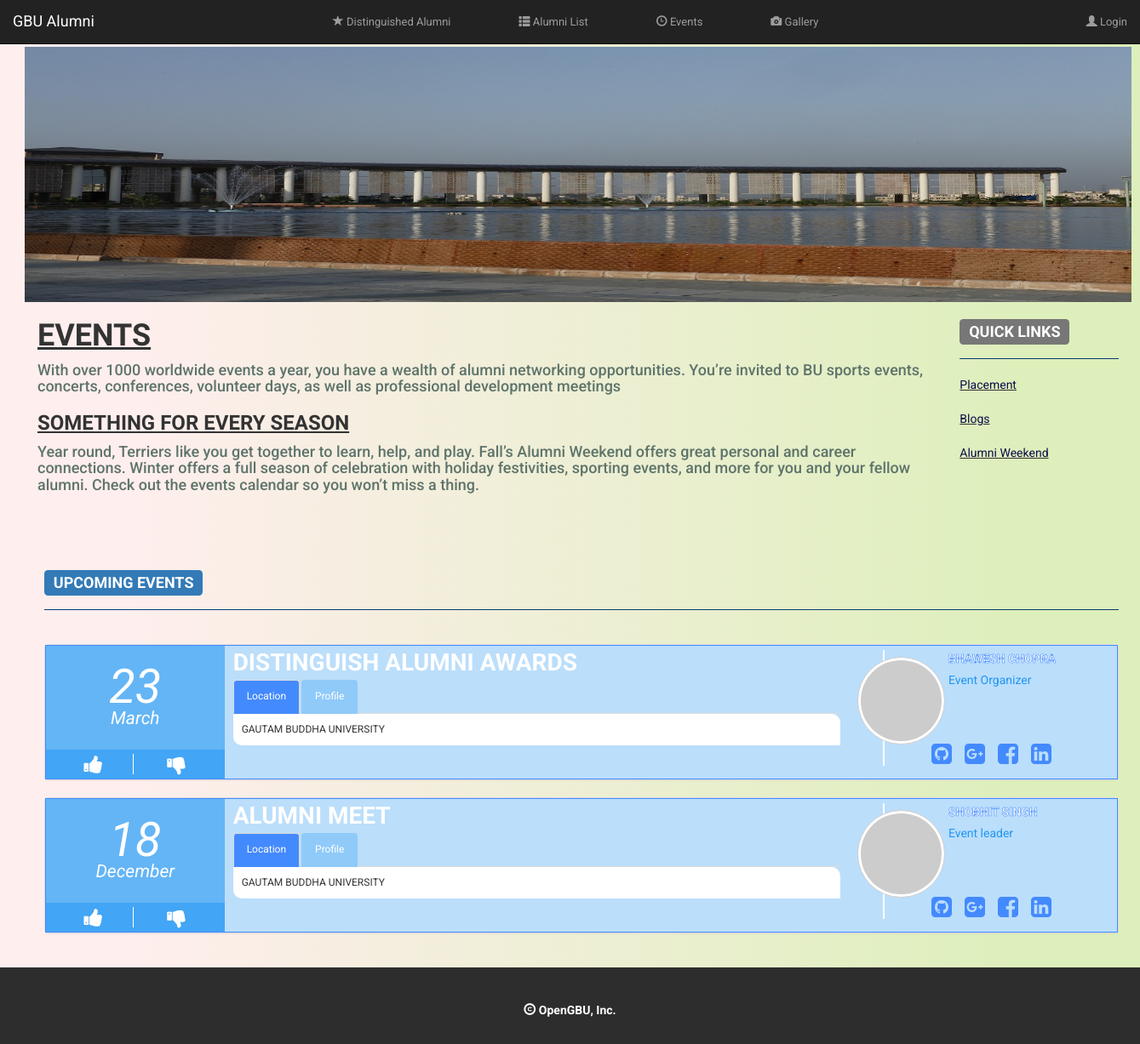
Before: /index.php/alumni/events with the older database file.
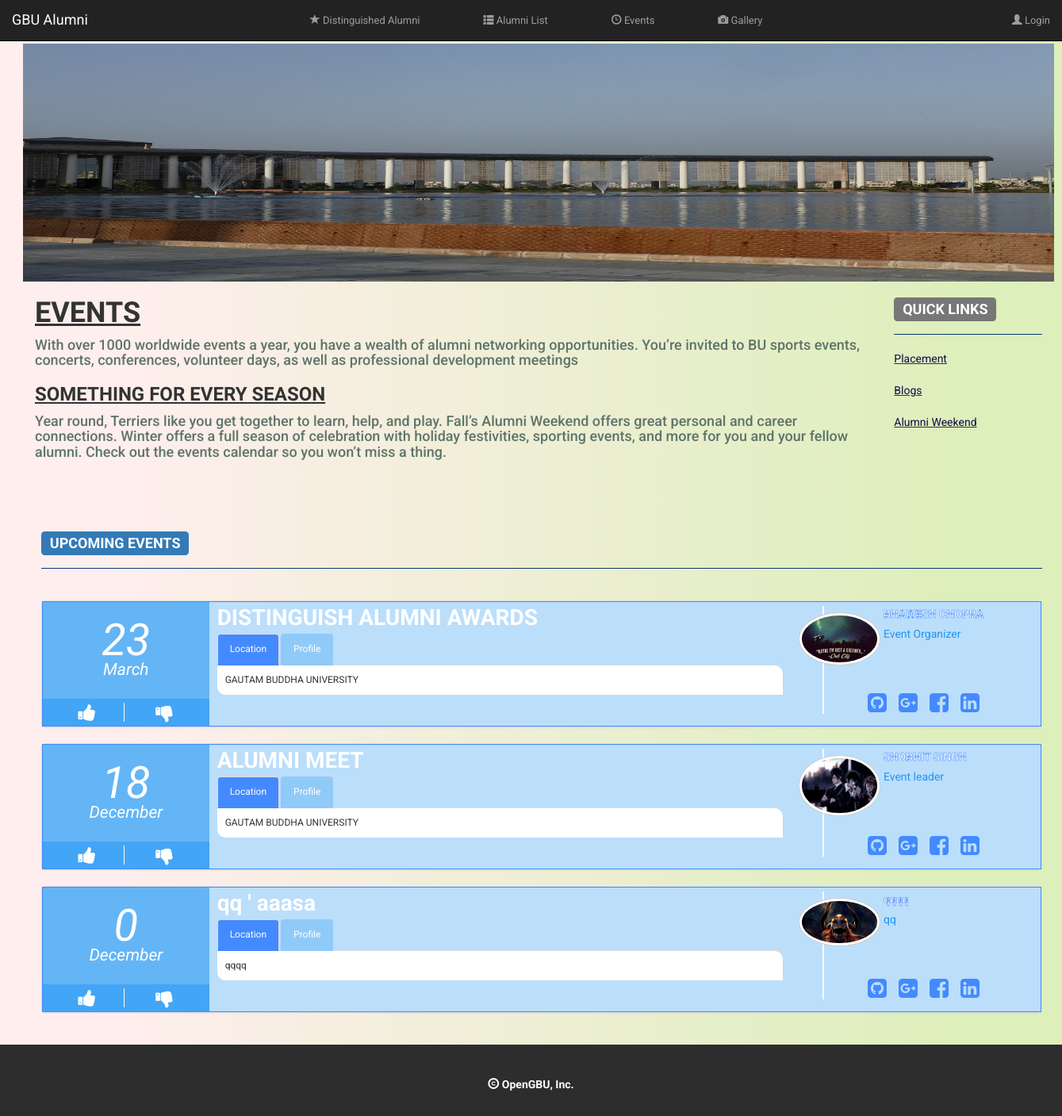
After: the same page with the newer database file.
### tables this page shows
CREATE TABLE `alumni_events` (
  `event_date` date NOT NULL,
  `event_name` varchar(100) NOT NULL,
  `event_profile` varchar(500) NOT NULL,
  `event_location` varchar(100) NOT NULL,
  `director_name` varchar(50) NOT NULL,
  `director_info` varchar(200) NOT NULL,
  `event_id` int(11) NOT NULL,
  `director_image` varchar(200) NOT NULL
);

### application/controllers/Alumni.php (called while the page is built, shortened)
<?php
class Alumni extends CI_Controller {
    public function events() {
        $this->load->view('pages/common/link');
        $this->load->view('pages/common/header');
        $this->load->view('pages/alumni/events');
        $this->load->view('pages/common/footer');
    }
}

### index.php (called while the page is built, shortened)
<?php
require_once BASEPATH.'core/CodeIgniter.php';

### application/models/Cdn_model.php (called while the page is built, shortened)
<?php
class Cdn_model extends CI_Model {
    var $res_url;
    function __construct() {
        if (CDN_MODE == 'ONLINE')
            $this->res_url = 'http://cdn.gbuonline.in/';
        else
            $this->res_url = base_url();
    }
    function res_url($url = NULL) {
        return $this->res_url . $url;
    }
}

### application/views/pages/alumni/events.php (the view, shortened to what this page needs)
 <div class="container-fluid" style=" margin-right: 10px; margin-left: 10px;" >
    <div class="row">
		<br>
		<div style="margin-left:4px;" class="row">
		<img  src="<?php echo $this->cdn->res_url('resources/images/image2.jpg')?>" height="300px" width="1300px"/>
		<div class=" col-md-10">
			 <h1 style="font-family:'Oswald', sans-serif ;"> <b><u> EVENTS</u></b> </h1>
				<font color="#5e746b">
				 <p>
				 <h4>With over 1000 worldwide events a year, you have a wealth of alumni networking opportunities.
				 You’re invited to BU sports events, concerts, conferences, volunteer days, as well as professional development meetings</h4>
				 </p></font>
			 <h3 style="font-family:'Oswald', sans-serif ;"> <b><u>SOMETHING FOR EVERY SEASON</u></b> </h3>
			 <font color="#5e746b">
				 <p>
				<h4> Year round, Terriers like you get together to learn, help, and play.
				 Fall’s Alumni Weekend offers great personal and career connections.
				 Winter offers a full season of celebration with holiday festivities, sporting events, and more for you and your fellow alumni.
				 Check out the events calendar so you won’t miss a thing.</h4>
				 </p></font>
		</div>
		<div  class=" col-md-2">
			<h3><span class="label label-default">QUICK LINKS</span></h3><hr />
			<u><a style="color: #0c0d49" href="">Placement</a></u><br><br>
			<u><a style="color: #0c0d49" href="">Blogs</a> </u><br><br>
			<u><a style="color: #0c0d49" href="">Alumni Weekend</a></u>
		</div>
		</div>
		</div>
		<br><br><br>
		<div  style="margin-left:12px;"   class="row">
		<h3><span class="label label-primary">UPCOMING EVENTS</span></h3><hr />
		<br>
		<link href="//maxcdn.bootstrapcdn.com/font-awesome/4.2.0/css/font-awesome.min.css" rel="stylesheet">
		<?php
	$q=$this->db->query("select *,extract(day from event_date) as day,extract(month from event_date) as month from alumni_events ORDER BY event_date DESC");
	$res=$q->result();
	foreach($res as $row)
	{
	$monthNum  =  $row->month;
$dateObj   = DateTime::createFromFormat('!m', $monthNum);
$monthName = $dateObj->format('F');
?>
		<div class="panel panel-default event">
  <div class="panel-body">
    <div class="rsvp col-xs-2 col-sm-2">
	<i><?php echo $row->day; ?></i>
	  <i><?php echo $monthName; ?></i>
      <div class="hidden-xs">
        <span class="fa fa-thumbs-up fa-2x"></span>
        <span class="fa fa-thumbs-down fa-2x"></span>
      </div>
    </div>
    <div class="info col-xs-8 col-sm-7">
      <b style="color:white"><?php echo $row->event_name;?></b>
      <div class="hidden-xs">
          <ul class="nav nav-tabs" role="tablist">
            <li role="presentation" class="active"><a href="#location<?php echo $row->event_id;?>" aria-controls="location" role="tab" data-toggle="tab">Location</a></li>
            <li role="presentation"><a href="#profile<?php echo $row->event_id;?>" aria-controls="profile" role="tab" data-toggle="tab">Profile</a></li>
          </ul>
          <div class="tab-content">
            <div role="tabpanel" class="tab-pane active" id="location<?php echo $row->event_id;?>"><?php echo $row->event_location;?></div>
          </div>
        </div>
    </div>
    <div class="author col-xs-2 col-sm-3">
        <div class="profile-image">
            <img src="<?=base_url($row->director_image);?>"/>
        </div>
        <div class="profile hidden-xs">
            <strong style="padding-left:20px"><?= $row->director_name;?></strong>
            <article style="padding-left:20px"><?php echo $row->director_info;?></article>
            <div class="links hidden-sm">
              <i class="fa fa-github-square fa-2x col-xs-3"></i>
              <i class="fa fa-google-plus-square fa-2x col-xs-3"></i>
              <i class="fa fa-facebook-square fa-2x col-xs-3"></i>
              <i class="fa fa-linkedin-square  fa-2x col-xs-3"></i>
            </div>
        </div>
    </div>
  </div>
  </div>
  <?php
	}
	?>
  <br>
</div>
</div>
</div>

### application/views/pages/common/link.php (shortened to what this page needs)
<!DOCTYPE html>
<html>
    <head>
        <link rel="stylesheet" href="<?php echo $this->cdn->res_url('resources/css/bootstrap.min.css') ?>">
    </head>
    <body background="" style="margin-top: 10px; background-attachment: fixed; background-repeat: repeat;">
        <div class="container-fluid content">

### application/views/pages/common/header.php (shortened to what this page needs)
<div class = "row">
    <nav class="navbar navbar-inverse navbar navbar-fixed-top" >
        <div class="navbar-header">
            <a class="navbar-brand" href="<?php echo site_url('') ?>">GBU Alumni
            </a>
        </div>
        <div class="collapse navbar-collapse" id="bs-example-navbar-collapse-1" >
            <ul class="nav navbar-nav" style="margin-left: 250px;">
                <li class="dropdown">
                    <a href="<?= site_url('alumni/alumni_list/distinguished') ?>">
                        <font size="2"> <span class="glyphicon glyphicon-star" aria-hidden="true"></span> Distinguished Alumni</font>
                    </a>
                </li>
                <li class="dropdown" style="margin-left: 50px;">
                    <a href="<?= site_url('alumni/alumni_list/all') ?>">
                        <font size="2"> <span class="glyphicon glyphicon-th-list" aria-hidden="true"></span> Alumni List</font>
                    </a>
                </li>
                <li class="dropdown" style="margin-left: 50px;">
                    <a href="<?= site_url('alumni/events') ?>">
                        <font size="2"> <span class="glyphicon glyphicon-time" aria-hidden="true"></span> Events</font>
                    </a>
                </li>
                <li class="dropdown" style="margin-left: 50px;">
                    <a href="<?= site_url('alumni/gallery') ?>">
                        <font size="2"> <span class="glyphicon glyphicon-camera" aria-hidden="true"></span> Gallery</font>
                    </a>
                </li>
            </ul>
            <ul class="nav navbar-nav  pull-right">
                <li>
                    <?php
                    if ($this->session->userdata('loggedin') != 1) {
                        ?>
                        <a href="<?php echo base_url('users') ?>"><font size="2"><span class="glyphicon glyphicon-user " aria-hidden="true"></span>&nbsp;Login</font></a>
                    <?php
                }
                ?>
                </li>
            </ul>
        </div>
    </nav>
</div>

### application/views/pages/common/footer.php (shortened to what this page needs)
    <footer class="footer container-fluid"  role="contentinfo">
        <br>
            <div class="col-md-2 col-md-offset-5">
                <br/>
                    <b><center><a style="text-decoration:none; cursor:pointer;" data-toggle="modal" data-target="#about"><p style = "color:white;"><span class="glyphicon glyphicon-copyright-mark" aria-hidden="true"></span> OpenGBU, Inc.</p></a></center></b>
				<br/>
			</div>
    </footer>
</body>
</html>

### application/views/pages/common/link.php (style rules this page uses)
body { padding-top: 25px; font-family: 'Roboto', sans-serif; }
.content { min-height: calc(100vh - 125px); }
body { background: -webkit-linear-gradient(90deg, #FFEEEE 10%, #DDEFBB 90%); background: -moz-linear-gradient(90deg, #FFEEEE 10%, #DDEFBB 90%); background: -ms-linear-gradient(90deg, #FFEEEE 10%, #DDEFBB 90%); background: -o-linear-gradient(90deg, #FFEEEE 10%, #DDEFBB 90%); background: linear-gradient(90deg, #FFEEEE 10%, #DDEFBB 90%); }

### application/views/pages/alumni/events.php (style rules this page uses)
hr { height:0; border:0; border-top:1px solid #083972; }
.event .panel-body { background: #BBDEFB; border: 1px solid #448AFF; padding:0; margin:0; height:86px; }
.event .panel-body > div { padding: 0 10px; }
.event .panel-body .rsvp { border-left: none; padding: 0; text-align: center; position: relative; background: #64B5F6; color: white; height: 100%; }
.event .rsvp > div { font-size: 12px; position: absolute; bottom: 0; background: #42A5F5; width: 100%; }
.event .rsvp i { font-size: 2em; display: block; position:relative; top:17%; margin-bottom:5px; }
.event .rsvp i:last-of-type { font-size:1.5em; margin-top:-23px; }
.event .rsvp span { cursor: pointer; padding: 0 5px; margin: 5px 0; width:45%; }
.event .rsvp span:first-of-type { border-right: 1px solid white; }
.event .info { font-size: 28px; }
.event .info > div, .event .info > ul { font-size: 12px; }
.event .author .profile-image { position: absolute; background: white; padding: 3px; width: 5em; border-radius: 50%; border: 1px solid #CCC; box-sizing: content-box; z-index: 1; top:4px; }
.event .author img { width:100%; border-radius:50%; }
.nav-tabs a { background: #90CAF9; color: white; }
.info .nav-tabs li.active a { background-color: #448AFF; color: white; }
.tab-content { background: white; border-radius: 0 10px; padding: 10px; }
@media (min-width: 768px) { .event .panel-body { height:158px; } }
@media (min-width: 768px) { .event .rsvp { min-height:100%; } }
@media (min-width: 768px) { .event .rsvp i { font-size:4em; top:5%; } }
@media (min-width: 768px) { .event .panel-body .author { position: relative; color: #2196F3; padding:10px; height:100%; } }
@media (min-width: 768px) { .event .profile { position: relative; z-index: 0; border-left: 2px solid white; top: -5px; padding-left: 55px; height: 100%; left: 10%; } }
@media (min-width: 768px) { .event .profile strong { display: block; color: white; font:20px bold 'Fredoka One', serif; -webkit-text-stroke-width: .6px; -webkit-text-stroke-color: #448AFF; margin-bottom: 5px; } }
@media (min-width: 768px) { .event .author .profile i { color: #448AFF; padding-left: 0; } }
@media (min-width: 768px) { .event .profile .links { position: absolute; bottom: 0; } }
@media (min-width: 768px) { .event .profile article { padding:0 41px 0 0; } }
@media (min-width: 768px) { .event .author .profile-image { position: absolute; background: white; padding: 3px; width: 30%; border-radius: 50%; border: 1px solid #CCC; box-sizing: content-box; z-index: 1; top:13px; } }
@media (min-width: 768px) { .event .author img { width: 100%; border-radius: 50%; } }

### application/views/pages/common/footer.php (style rules this page uses)
footer { margin: 0px; padding-left: 270px; width : 100%; position: absolute; z-index: 100; background-color: #2D2D2D; }

Changed rows visible on the page:
changed alumni_events "DISTINGUISH ALUMNI AWARDS": director_image: picture added in place of a placeholder
changed alumni_events "ALUMNI MEET": director_image: picture added in place of a placeholder
added alumni_events: day "0", monthName "December", event_name "qq ' aaasa", event_location "qqqq", director_image (picture), director_name "qqqq", director_info "qq"
